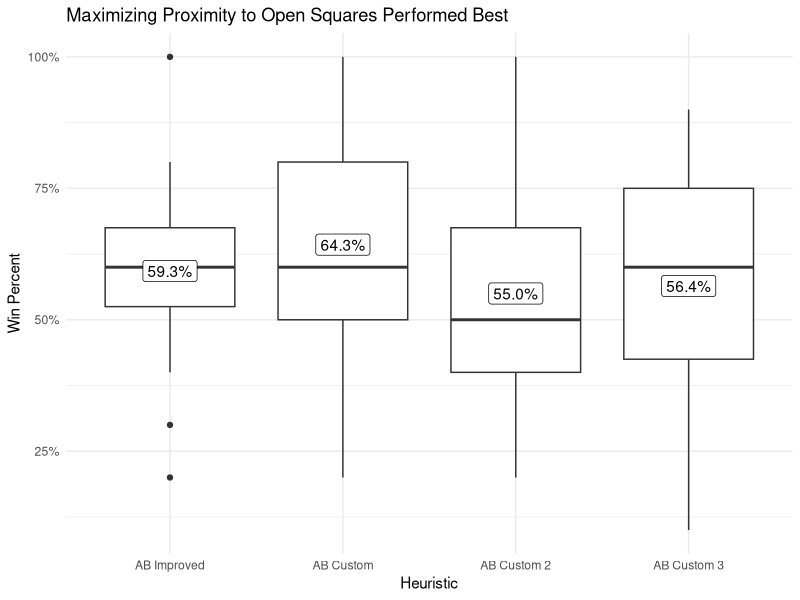

Write the R code that produced this figure.
## ---- chunk 1
suppressPackageStartupMessages(library(dplyr))
library(ggplot2)

df <- data.frame(AB_Improved = c(7,3,8,2,6,6,6, 10, 6, 8, 4, 6, 6, 5),
                 AB_Custom = c(10, 8, 6, 8, 5, 6, 5, 9, 8, 9, 6, 3, 5, 2),
                 AB_Custom_2 = c(10, 2, 7, 4, 5, 4, 3, 10, 4, 8, 6, 3, 6, 5),
                 
                 AB_Custom_3 = c(9, 1, 8, 6, 1, 4, 3, 9, 6, 9, 6, 6, 5, 6))

df <-  df %>%
  tidyr::gather(Heuristic, pct) %>%
  mutate(pct = pct/10) %>%
  mutate(Heuristic = gsub("_", " ", Heuristic),
         Heuristic = factor(Heuristic,
                            levels = c("AB Improved",
                                       "AB Custom",
                                       "AB Custom 2",
                                       "AB Custom 3")))

means <- df %>% 
  group_by(Heuristic) %>%
  summarize(mean = mean(pct))

ggplot(df) +
  geom_boxplot(aes(x = Heuristic, y = pct)) +
  scale_y_continuous(labels = scales::percent) +
  ylab("Win Percent") +
  theme_minimal() +
  ggtitle("Maximizing Proximity to Open Squares Performed Best") +
  geom_label(data = means, aes(x = Heuristic, y = mean, label = scales::percent(mean)))
